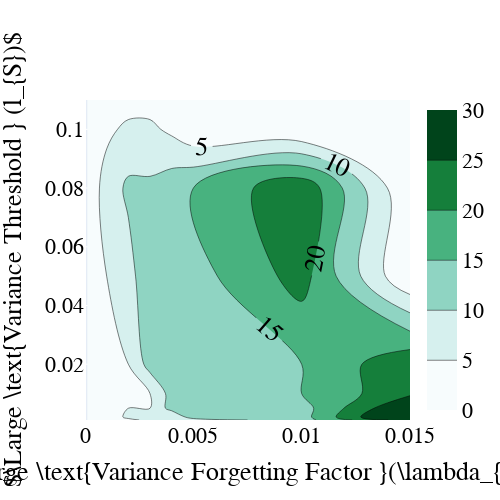

The notebook cell saved with this chart:
### Code cell
import plotly.graph_objects as go
factor_grid = [0.0001, 0.0005, 0.001, 0.002, 0.003, 0.004, 0.005, 0.01]
H_v_grid = [0.001, 0.002, 0.005, 0.01, 0.02, 0.05, 0.08, 0.1]
fig = go.Figure(data =
    go.Contour(
        z=num_intervals_mtx,
        x=factor_grid, # horizontal axis
        y=H_v_grid, # vertical axis,
        zmin=0,
        zmax=30,
        colorscale='bugn',
                contours=dict(
            showlabels = True, # show labels on contours
            labelfont = dict( # label font properties
                size = 26,
                color = 'black',
            )
    )))

fig.update_layout(
    autosize=False,
    width=500,
    height=500,
    title={'y':0.9,
           'x':0.5,
           'xanchor': 'center',
           'yanchor': 'top'},
    xaxis_title=r"$\Large \text{Variance Forgetting Factor }(\lambda_{S})$",
    yaxis_title=r"$\Large \text{Variance Threshold } (l_{S})$",
    font=dict(
        family="Times New Roman",
        size=22,
        color="black"
    ),
)

fig.update_xaxes(range=[0, 0.015])
fig.update_yaxes(range=[0.001, 0.11])
fig.show()

### Figure 1 — Plotly figure (JSON) as saved in the notebook; plotly's stock layout.template omitted (floating-point values rounded to 4 significant figures)
{"data": [{"colorscale": [[0, "rgb(247,252,253)"], [0.125, "rgb(229,245,249)"], [0.25, "rgb(204,236,230)"], [0.375, "rgb(153,216,201)"], [0.5, "rgb(102,194,164)"], [0.625, "rgb(65,174,118)"], [0.75, "rgb(35,139,69)"], [0.875, "rgb(0,109,44)"], [1, "rgb(0,68,27)"]], "contours": {"labelfont": {"color": "black", "size": 26}, "showlabels": true}, "type": "contour", "x": [0.0001, 0.0005, 0.001, 0.002, 0.003, 0.004, 0.005, 0.01], "y": [0.001, 0.002, 0.005, 0.01, 0.02, 0.05, 0.08, 0.1], "z": [[1, 1, 2, 4, 6, 6, 7, 13, 28], [1, 1, 2, 6, 6, 5, 13, 13, 35], [1, 2, 3, 5, 5, 12, 12, 13, 31], [1, 2, 4, 5, 5, 12, 12, 15, 24], [1, 3, 5, 5, 12, 12, 13, 15, 24], [1, 4, 5, 8, 14, 13, 13, 22, 0], [3, 4, 7, 11, 11, 13, 15, 24, 0], [0, 3, 4, 6, 6, 4, 1, 0, 0], [0, 0, 0, 0, 0, 0, 0, 0, 0], [0, 0, 0, 0, 0, 0, 0, 0, 0]], "zmax": 30, "zmin": 0}], "layout": {"autosize": false, "font": {"color": "black", "family": "Times New Roman", "size": 22}, "height": 500, "title": {"x": 0.5, "xanchor": "center", "y": 0.9, "yanchor": "top"}, "width": 500, "xaxis": {"range": [0, 0.015], "title": {"text": "$\\Large \\text{Variance Forgetting Factor }(\\lambda_{S})$"}}, "yaxis": {"range": [0.001, 0.11], "title": {"text": "$\\Large \\text{Variance Threshold } (l_{S})$"}}}}
